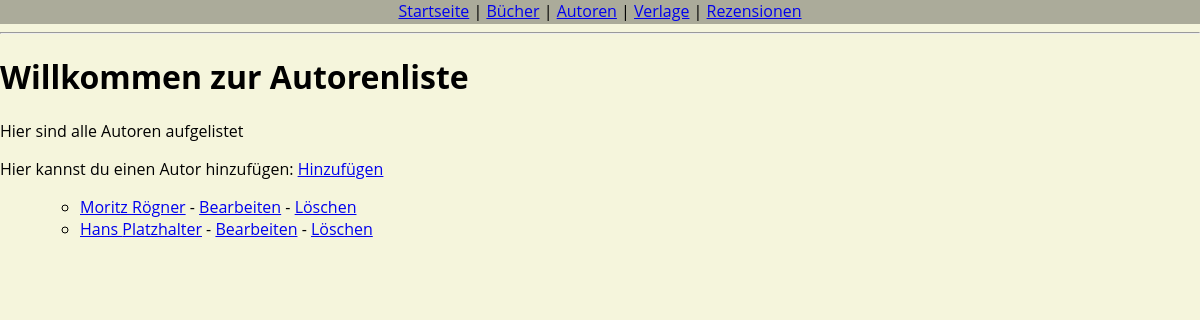
Screenshot of /authors/ with the database file from the repository.
### library/models.py (models this page shows, shortened)
class Author(models.Model):
    Vorname = models.CharField(max_length=100)
    Nachname = models.CharField(max_length=100)
    Geburtsdatum = models.DateField(null=True, blank=True)
    Biografie = models.TextField(blank=True)

### library/views.py (the view)
# urls.py: path("authors/", views.AuthorListView.as_view(), name="author_list"),
class AuthorListView(ListView):
    model = Author
    template_name = "library/author/author_list.html"
    context_object_name = "author"

### library/templates/library/author/author_list.html
{% extends "library/base.html" %}
{% block content %}
  <h1>Willkommen zur Autorenliste</h1>
  <p>Hier sind alle Autoren aufgelistet</p>
  <p>
    Hier kannst du einen Autor hinzufügen:
    <a href="{% url 'author_create' %}">Hinzufügen</a>
  </p>
  <ul>
  <ul>
    {% for author in author %}
      <li>
        <a href="{% url 'author_detail' author.pk %}">{{ author.Vorname }} {{ author.Nachname }}</a>
        - <a href="{% url 'author_update' author.pk %}">Bearbeiten</a>
        - <a href="{% url 'author_delete' author.pk %}">Löschen</a>
      </li>
    {% empty %}
      <li>Es gibt noch keine Autoren.</li>
    {% endfor %}
  </ul>
{% endblock %}

### library/templates/library/base.html (style rules this page uses)
body { font-family: 'Open Sans', sans-serif; background-color: beige; margin: 0; }

### rows the page displays
Author: Vorname "Moritz", Nachname "Rögner"
Author: Vorname "Hans", Nachname "Platzhalter"
